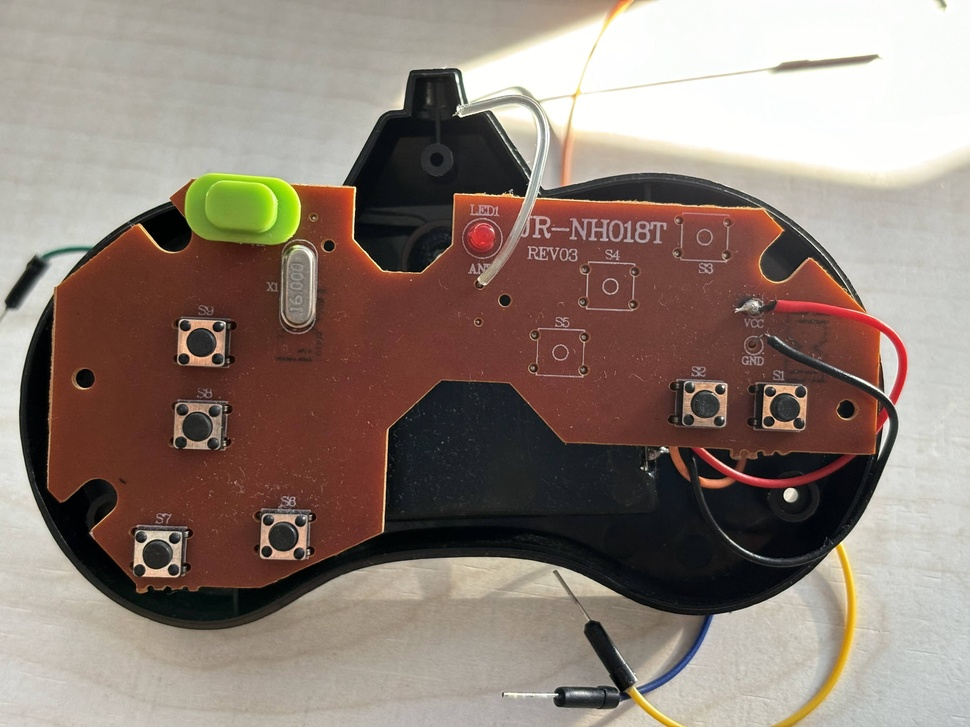
#> input picture Videos/Fotos/Botones.jpg, 970 x 727 px, shrunk from 4032 x 3024 before the run; its folder holds only this picture in this run
$ python -i vision.py   (imports and definitions only)
#> lines starting #> are read from the running program, lines starting #| are printed output that depends on the picture; after the words box and inside, x2 and y2 are one past the last pixel; in counts of white or black regions, pixels touching at a corner belong together
#> further down, picture is the input picture: shape (727, 970, 3); mean B, G, R 116.6, 126, 141.4
import sys
import tkinter as tk
import cv2
import numpy as np

def detectar_verde(frame):
    global point
    hsv = cv2.cvtColor(frame, cv2.COLOR_BGR2HSV)
#> hsv: shape (727, 970, 3); mean H, S, V 33.6, 64.8, 143
    lower_green = np.array([35, 50, 50])
    upper_green = np.array([85, 255, 255])
    mask = cv2.inRange(hsv, lower_green, upper_green)
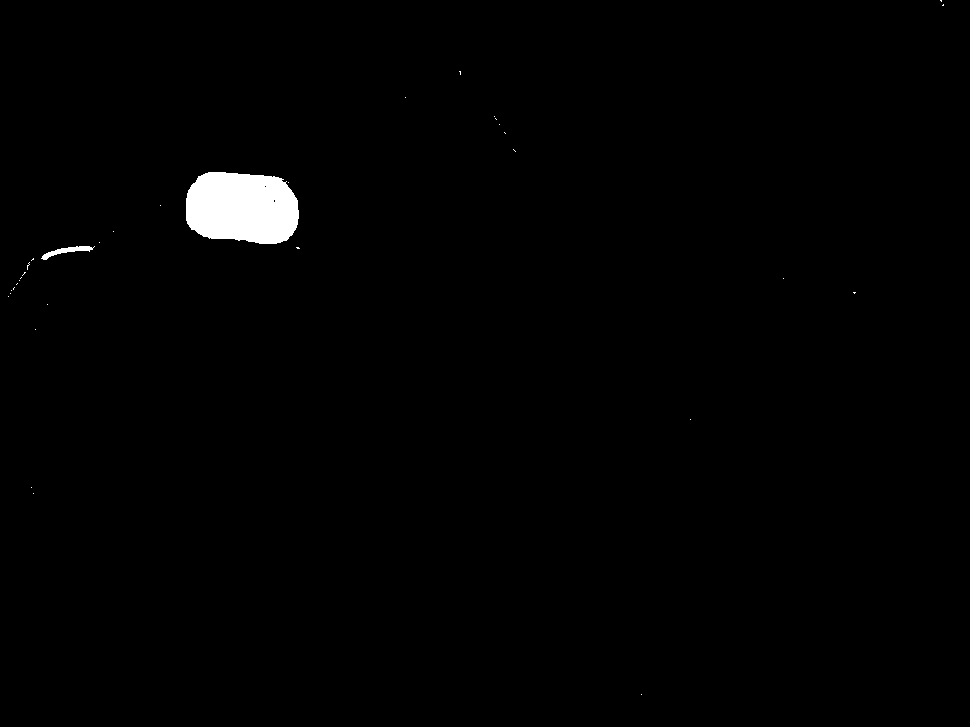
#> mask: shape (727, 970); 1% white; 34 white regions (32 under 20 px)
    contours, _ = cv2.findContours(mask, cv2.RETR_EXTERNAL, cv2.CHAIN_APPROX_SIMPLE)
#> contours = 34 contours, 32 with area under 20; largest, box (x1, y1, x2, y2) and area: (186, 172, 299, 244) 6692, (41, 246, 95, 260) 196

    # Variables para calcular el promedio de los centroides
    sum_cX = 0
    sum_cY = 0
    count = 0

    for contour in contours:
        area = cv2.contourArea(contour)
        if area < 100:
            continue
        M = cv2.moments(contour)
        sum_cX += int(M["m10"] / M["m00"])
        sum_cY += int(M["m01"] / M["m00"])
        count += 1
#> this loop made 34 passes
#> (area, sum_cX, sum_cY, count) on passes 20, 25: (196.5, 65, 250, 1), (6692.5, 306, 457, 2)
#> after the loop, count = 2; sum_cX = 306; sum_cY = 457

    # Si se encontraron contornos, calcular el promedio de los centroides
    if count > 0:
        avg_cX = sum_cX // count
#> avg_cX = 153
        avg_cY = sum_cY // count
#> avg_cY = 228
        point = (avg_cX, avg_cY)
#> point = (153, 228)
        cv2.circle(frame, (avg_cX, avg_cY), 5, (0, 0, 255), -1)
#> frame: shape (727, 970, 3); 0.01% of pixels changed, all inside (x1, y1, x2, y2) = (148, 223, 159, 234)
        cv2.putText(frame, f"({avg_cX}, {avg_cY})", (avg_cX - 50, avg_cY - 10), cv2.FONT_HERSHEY_SIMPLEX, 0.5, (0, 0, 255), 2)
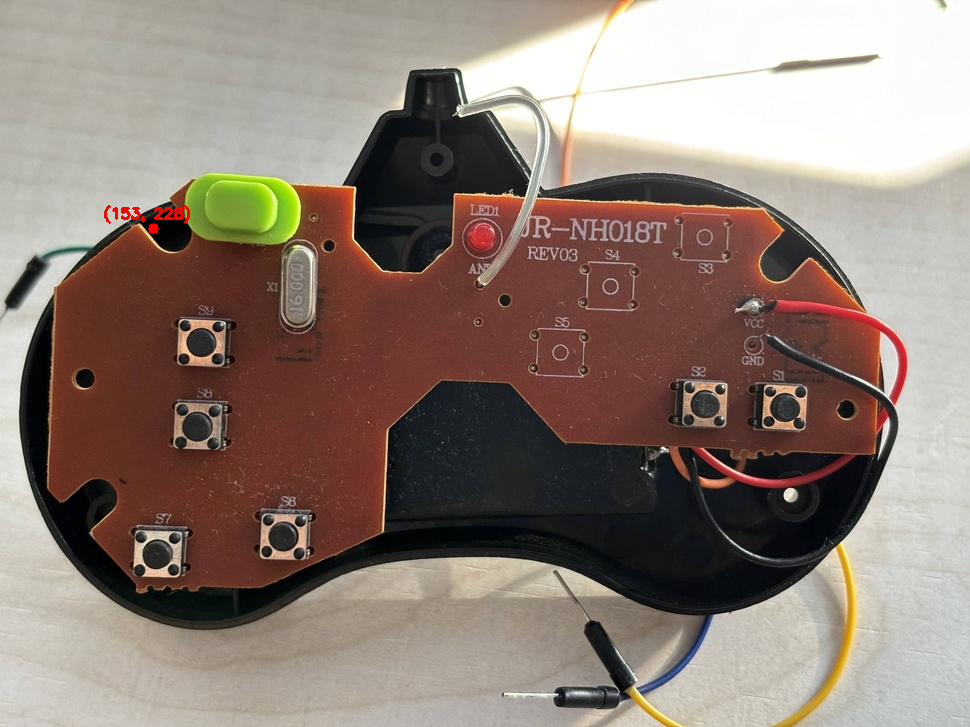
#> frame: shape (727, 970, 3); mean B, G, R 116.5, 125.9, 141.6

    return frame

# [67 lines left out: functions capturar_imagen, regions_callback, path_callback, main_mouse_callback, set_current_mark, point_in_rois, not called in this run]

marked_regions=False
current_roi=[]
rois=[]
current_point=[]
path=[]
current_mark=None
marking=False
point=None

>>> import cv2
>>> picture = cv2.imread('../Videos/Fotos/Botones.jpg')
>>> result = detectar_verde(picture)
